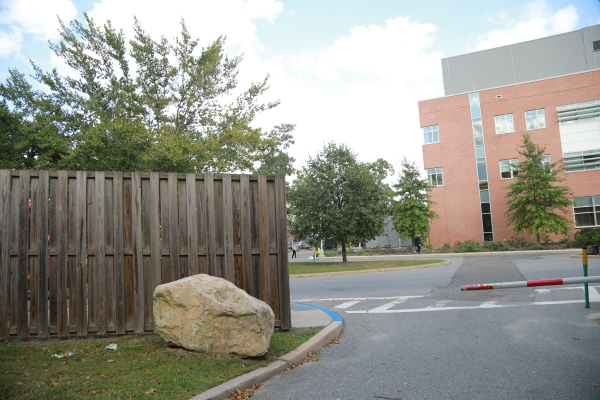
%> input picture Images/7/sl.jpg, 600 x 400 px
$ octave sift.m   (GNU Octave 9; MATLAB toolbox functions it lacks are replaced by stand-ins)
%> lines starting %> are read from the running program, lines starting %| are printed output that depends on the picture
### 7-Features/1/show_matched_features.m
function show_matched_features(img1, img2, title1, title2)
% find SIFT features
img1_points = detectSIFTFeatures(img1,"EdgeThreshold",2);
img2_points = detectSIFTFeatures(img2,"EdgeThreshold",2);

% Extract the neighborhood features
[features1, valid_points1] = extractFeatures(img1, img1_points);
[features2, valid_points2] = extractFeatures(img2, img2_points);

% Retrieve the locations of matched points
indexPairs = matchFeatures(features1, features2);
matchedPoints1 = valid_points1(indexPairs(:,1),:);
matchedPoints2 = valid_points2(indexPairs(:,2),:);

% Display the matching points
figure; ax = axes;
showMatchedFeatures(img1, img2, matchedPoints1, matchedPoints2,"montag",Parent=ax);
title(ax,"Candidate point matches");
legend(ax, title1, title2);
end

### 7-Features/1/sift.m
img1 = imread("D:\Dars\Masters\digital image processing\Homeworks\Images\7\sl.jpg");
%> img1 is the input picture: size 400x600x3 uint8; mean R, G, B 148.4, 148.5, 139.6
img2 = imread("D:\Dars\Masters\digital image processing\Homeworks\Images\7\sm.jpg");
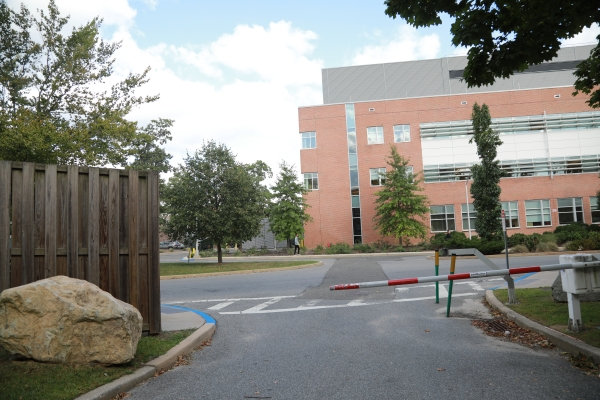
%> input picture Images/7/sm.jpg, 600 x 400 px
%> img2 is the input picture: size 400x600x3 uint8; mean R, G, B 134.8, 134.1, 127.7
img3 = imread("D:\Dars\Masters\digital image processing\Homeworks\Images\7\sr.jpg");
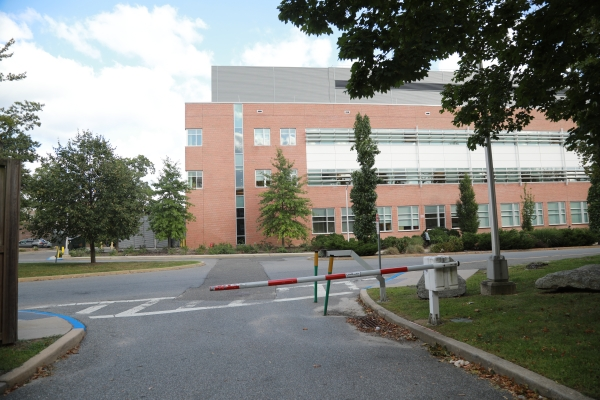
%> input picture Images/7/sr.jpg, 600 x 400 px
%> img3 is the input picture: size 400x600x3 uint8; mean R, G, B 126.2, 126.8, 120.6

show_matched_features(rgb2gray(img1), rgb2gray(img2), "Matched points sl", "Matched points sm");
%> in show_matched_features, `img1_points = detectSIFTFeatures(img1,"EdgeThreshold",2);`: img1_points = 587 points; strongest (x, y): (26, 157), (26, 157), (37, 158), (258, 165), (139, 92)
%> in show_matched_features, `img2_points = detectSIFTFeatures(img2,"EdgeThreshold",2);`: img2_points = 614 points; strongest (x, y): (512, 37), (512, 37), (499, 50), (499, 50), (499, 50)
%> in show_matched_features, `[features1, valid_points1] = extractFeatures(img1, img1_points);`: valid_points1 has the same summary as img1_points
%> in show_matched_features, `[features2, valid_points2] = extractFeatures(img2, img2_points);`: valid_points2 = 612 points; strongest (x, y): (512, 37), (512, 37), (499, 50), (499, 50), (499, 50)
%> in show_matched_features, `indexPairs = matchFeatures(features1, features2);`: indexPairs = 73 rows, first 12: [201 30; 209 54; 210 53; 218 61; 254 110; 273 115; 285 138; 289 136; 297 143; 299 144; 302 159; 308 157]
%> in show_matched_features, `matchedPoints1 = valid_points1(indexPairs(:,1),:);`: matchedPoints1 = 73 points; strongest (x, y): (258, 165), (277, 155), (277, 155), (291, 180), (248, 151)
%> in show_matched_features, `matchedPoints2 = valid_points2(indexPairs(:,2),:);`: matchedPoints2 = 73 points; strongest (x, y): (132, 160), (166, 178), (153, 150), (153, 150), (120, 144)
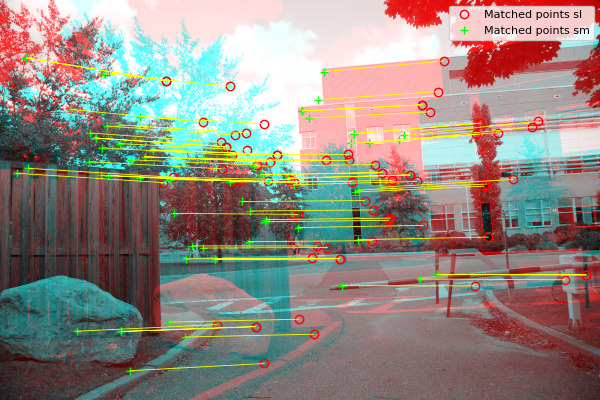
%> figure redrawn from the program's plot data; its title reads 'Candidate point matches'
show_matched_features(rgb2gray(img1), rgb2gray(img3), "Matched points sl", "Matched points sr");
%> in show_matched_features (call 2), `indexPairs = matchFeatures(features1, features2);`: indexPairs = 21 rows, first 12: [384 45; 418 77; 432 88; 434 86; 435 87; 448 94; 449 95; 459 104; 469 115; 473 124; 489 140; 493 141]
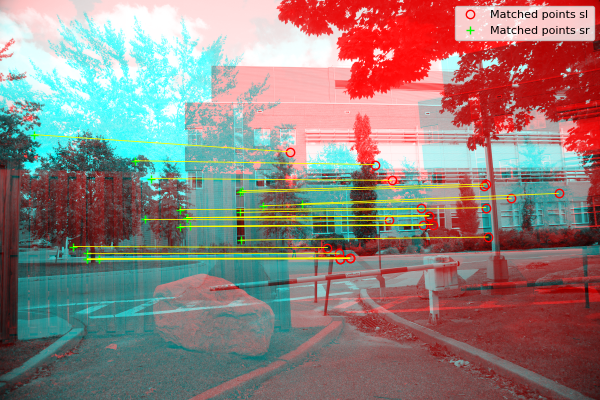
%> figure redrawn from the program's plot data; its title reads 'Candidate point matches'
show_matched_features(rgb2gray(img2), rgb2gray(img3), "Matched points sm", "Matched points sr");
%> in show_matched_features (call 3), `indexPairs = matchFeatures(features1, features2);`: indexPairs = 71 rows, first 12: [240 26; 267 61; 272 67; 273 68; 278 69; 280 70; 283 76; 286 77; 288 73; 291 84; 295 88; 298 87]
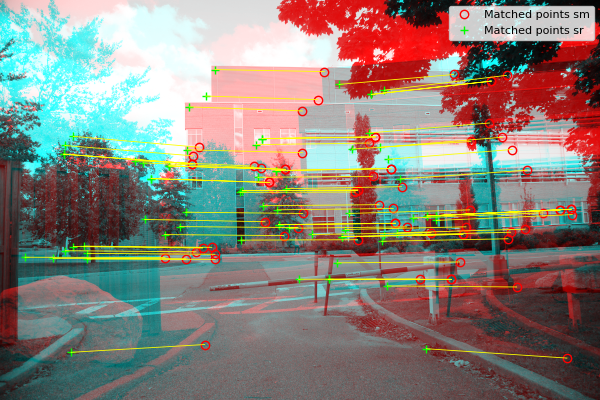
%> figure redrawn from the program's plot data; its title reads 'Candidate point matches'
